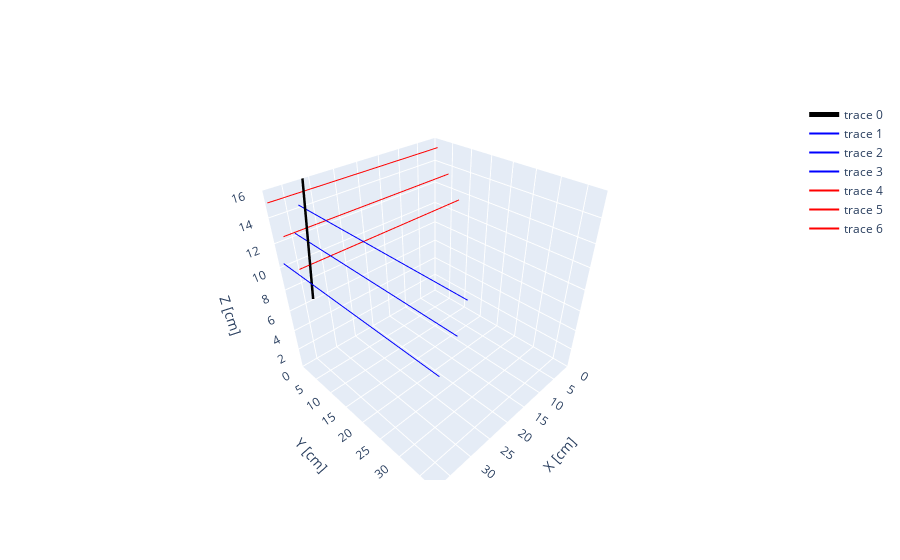

The notebook cell saved with this chart:
### Code cell
## Test of all the time correction functions, with simulated tracks

x = 21
Hx1 = Hit([x,8],1,0,1000,0.1) #(coord, is_sidex, timestamp, timestamp_event, value)
Hx2 = Hit([x+1,7],1,0,1000,0.1)
Hx3 = Hit([x+3,6],1,0,1000,0.1)
Tx = Track([Hx1,Hx2,Hx3])
y = 1
Hy1 = Hit([y,8],0,0,1000,0.1)
Hy2 = Hit([y+2,7],0,0,1000,0.1)
Hy3 = Hit([y+4,6],0,0,1000,0.1)
Ty = Track([Hy1,Hy2,Hy3])
T = Track3D(Tx,Ty)
T.show()

# T=time_correction_electronics(T)
T=time_correction_fiber(T)
# T=time_correction_offset(T)
# T= time_correction_global(T)

Xtimestamp =[]
Ytimestamp = []
for h in T.x.hits :
    Xtimestamp.append(h.timestamp)
for h in T.y.hits :
    Ytimestamp.append(h.timestamp)

print(Xtimestamp)
print(Ytimestamp)

### Figure 1 — Plotly figure (JSON) as saved in the notebook; plotly's stock layout.template omitted (floating-point values rounded to 4 significant figures)
{"data": [{"line": {"color": "black", "width": 5}, "mode": "lines", "type": "scatter3d", "x": [48.44, 48.09, 47.74, 47.39, 47.04, 46.69, 46.34, 45.99, 45.63, 45.28, 44.93, 44.58, 44.23, 43.88, 43.53, 43.18, 42.83, 42.48, 42.13, 41.77, 41.42, 41.07, 40.72, 40.37, 40.02, 39.67, 39.32, 38.97, 38.62, 38.27, 37.91, 37.56, 37.21, 36.86, 36.51, 36.16, 35.81, 35.46, 35.11, 34.76, 34.41, 34.05, 33.7, 33.35, 33.0, 32.65, 32.3, 31.95, 31.6, 31.25], "y": [23.95, 23.46, 22.97, 22.49, 22.0, 21.52, 21.03, 20.55, 20.06, 19.57, 19.09, 18.6, 18.12, 17.63, 17.14, 16.66, 16.17, 15.69, 15.2, 14.72, 14.23, 13.74, 13.26, 12.77, 12.29, 11.8, 11.31, 10.83, 10.34, 9.857, 9.371, 8.886, 8.4, 7.914, 7.428, 6.942, 6.456, 5.971, 5.485, 4.999, 4.513, 4.027, 3.541, 3.056, 2.57, 2.084, 1.598, 1.112, 0.6265, 0.1406], "z": [0, 0.3265, 0.6531, 0.9796, 1.306, 1.633, 1.959, 2.286, 2.612, 2.939, 3.265, 3.592, 3.918, 4.245, 4.571, 4.898, 5.224, 5.551, 5.878, 6.204, 6.531, 6.857, 7.184, 7.51, 7.837, 8.163, 8.49, 8.816, 9.143, 9.469, 9.796, 10.12, 10.45, 10.78, 11.1, 11.43, 11.76, 12.08, 12.41, 12.73, 13.06, 13.39, 13.71, 14.04, 14.37, 14.69, 15.02, 15.35, 15.67, 16]}, {"marker": {"color": "blue", "size": 1}, "mode": "lines", "type": "scatter3d", "x": [32.8, 32.8], "y": [0, 38.4], "z": [14.2, 14.2]}, {"marker": {"color": "blue", "size": 1}, "mode": "lines", "type": "scatter3d", "x": [34.4, 34.4], "y": [0, 38.4], "z": [12.2, 12.2]}, {"marker": {"color": "blue", "size": 1}, "mode": "lines", "type": "scatter3d", "x": [37.6, 37.6], "y": [0, 38.4], "z": [10.2, 10.2]}, {"marker": {"color": "red", "size": 1}, "mode": "lines", "type": "scatter3d", "x": [0, 38.4], "y": [0.8, 0.8], "z": [15.2, 15.2]}, {"marker": {"color": "red", "size": 1}, "mode": "lines", "type": "scatter3d", "x": [0, 38.4], "y": [4, 4], "z": [13.2, 13.2]}, {"marker": {"color": "red", "size": 1}, "mode": "lines", "type": "scatter3d", "x": [0, 38.4], "y": [7.2, 7.2], "z": [11.2, 11.2]}], "layout": {"scene": {"aspectmode": "cube", "xaxis": {"range": [0, 38.4], "title": {"text": "X [cm]"}}, "yaxis": {"range": [0, 38.4], "title": {"text": "Y [cm]"}}, "zaxis": {"range": [0, 16], "title": {"text": "Z [cm]"}}}}}
